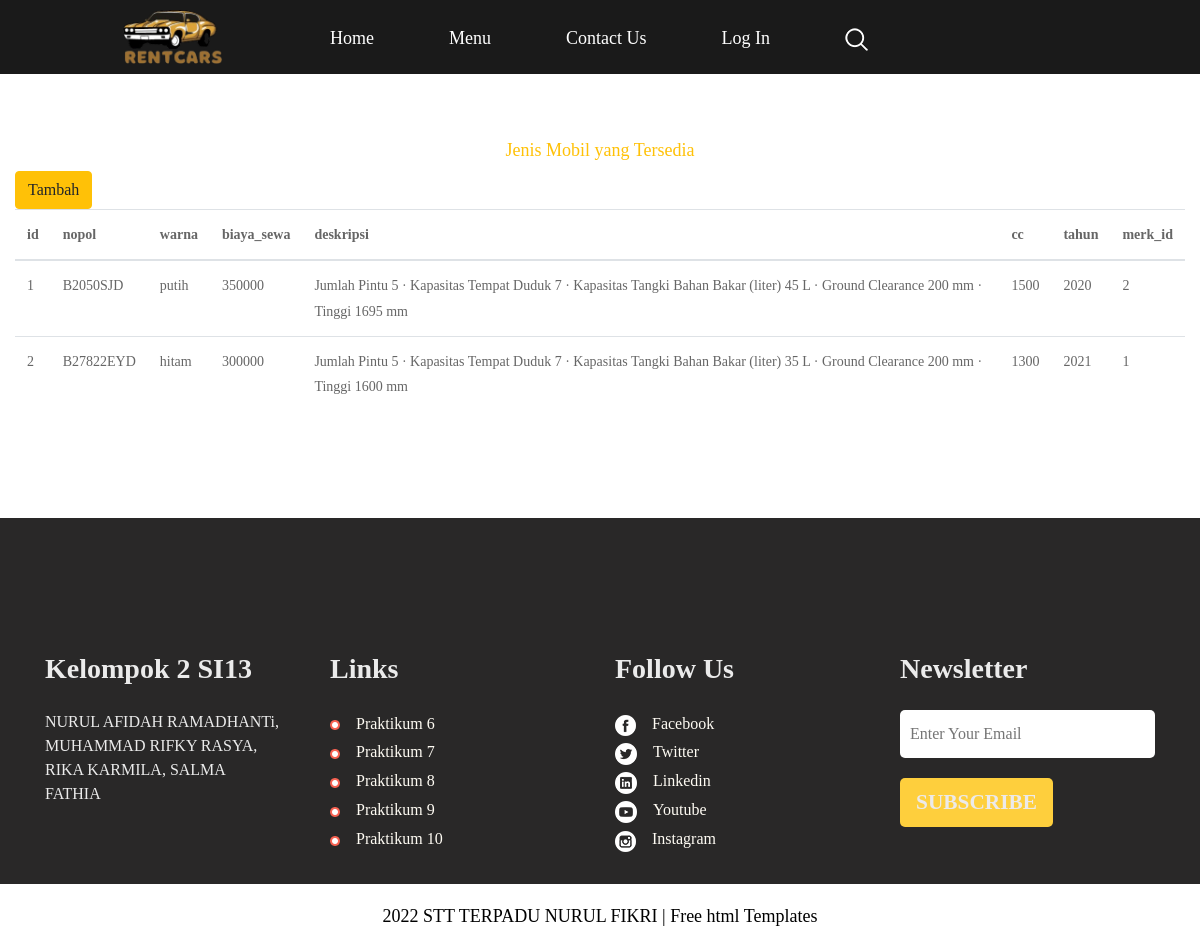
The app's page /Views/Rental/mobil.php with its own data.
### tables this page shows
CREATE TABLE `mobil` (
  `id` int(11) NOT NULL AUTO_INCREMENT,
  `nopol` varchar(20) DEFAULT NULL,
  `warna` varchar(20) DEFAULT NULL,
  `biaya_sewa` double DEFAULT NULL,
  `deskripsi` text,
  `cc` int(11) DEFAULT NULL,
  `tahun` int(11) DEFAULT NULL,
  `merk_id` int(11) NOT NULL,
  `foto` varchar(30) DEFAULT NULL,
  PRIMARY KEY (`id`),
  UNIQUE KEY `nopol_UNIQUE` (`nopol`),
  KEY `fk_produk_jenis_produk_idx` (`merk_id`),
  CONSTRAINT `fk_produk_jenis_produk` FOREIGN KEY (`merk_id`) REFERENCES `merk` (`id`) ON DELETE NO ACTION ON UPDATE NO ACTION
);

### Views/Rental/mobil.php (the view, shortened to what this page needs)
<!DOCTYPE html>
<html lang="en">
<head>
<link rel="stylesheet" type="text/css" href="css/bootstrap.min.css">
<link rel="stylesheet" type="text/css" href="css/style.css">
<link rel="stylesheet" href="css/responsive.css">
<link rel="stylesheet" href="css/jquery.mCustomScrollbar.min.css">
<link rel="stylesheet" href="https://netdna.bootstrapcdn.com/font-awesome/4.0.3/css/font-awesome.css">
<link rel="stylesheet" href="css/owl.carousel.min.css">
<link rel="stylesheet" href="css/owl.theme.default.min.css">
<link rel="stylesheet" href="https://cdnjs.cloudflare.com/ajax/libs/fancybox/2.1.5/jquery.fancybox.min.css" media="screen">
</head>
<body>
    <div id="index.html" class="header_section">
        <div class="container">
            <div class="row">
                <div class="col-sm-6 col-lg-3">
                    <div class="logo"><a href="index.html"><img style="width: 100px" src="images/logo3.png"></a></div>
                </div>
                <div class="col-sm-6 col-lg-9">
                    <div class="menu_text">
                        <ul>
                            <li><a href="index.html">Home</a></li>
                            <li>
                              <span  style="font-size:18px;cursor:pointer; color: #ffffff;" onclick="openNav()">
                                Menu
                              </span>
                            </li>
                            <li><a href="#contact">Contact Us</a></li>
                            <li><a href="login.php">Log In</a></li>
                            <li><a href="#"><img src="images/search-icon.png"></a></li>
                        </ul>
                    </div>
                </div>
            </div>
        </div>
    </div>
    <div class="container-fluid">
        <div class="row">
            <div id="mobil_table" style="margin-top: 10em;" class="col-md-12">
                <h3 class="text-center text-warning">
                    Jenis Mobil yang Tersedia
                </h3>
                <div align="left">
                    <button
                    type="button"
                    data-toggle="modal"
                    data-target="#add_data_mobil"
                    class="btn btn-warning">Tambah</button>
                </div>
                <table class="table">
                    <thead>
                        <tr>
                            <th>
                                id
                            </th>
                            <th>
                                nopol
                            </th>
                            <th>
                                warna
                            </th>
                            <th>
                                biaya_sewa
                            </th>
                            <th>
                                deskripsi
                            </th>
                            <th>
                                cc
                            </th>
                            <th>
                                tahun
                            </th>
                            <th>
                                merk_id
                            </th>
                        </tr>
                    </thead>
                    <?php
                    include "koneksi.php";
                    $id = 1;
                    $query = mysqli_query($kon, 'SELECT * FROM mobil');
                    while ($data = mysqli_fetch_array($query)) {
                    ?>
                        <tr>
                            <td><?php echo $id++ ?></td>
                            <td><?php echo $data['nopol'] ?></td>
                            <td><?php echo $data['warna'] ?></td>
                            <td><?php echo $data['biaya_sewa'] ?></td>
                            <td><?php echo $data['deskripsi'] ?></td>
                            <td><?php echo $data['cc'] ?></td>
                            <td><?php echo $data['tahun'] ?></td>
                            <td><?php echo $data['merk_id'] ?></td>
                        </tr>
                    <?php } ?>
                </table>
            </div>
        </div>
    </div>
    <div class="section_footer ">
      <div class="container">
          <div class="footer_section_2">
          <div class="footer_section_2">
            <div class="row">
                <div class="col-sm-6 col-md-6 col-lg-3">
                  <h2 class="account_text">Kelompok 2 SI13</h2>
                  <p class="ipsum_text">NURUL AFIDAH RAMADHANTi, MUHAMMAD RIFKY RASYA, RIKA KARMILA, SALMA FATHIA</p>
                </div>
                <div class="col-sm-6 col-md-6 col-lg-3">
                  <h2 class="account_text">Links</h2>
                  <div class="image-icon"><img src="images/bulit-icon.png"><span class="fb_text"><a href="https://github.com/nurulafidah/P6-OOP-Aggregation">Praktikum 6</span></a></div>
                <div class="image-icon"><img src="images/bulit-icon.png"><span class="fb_text"><a href="https://github.com/nurulafidah/P7-CI">Praktikum 7</span></a></div>
                <div class="image-icon"><img src="images/bulit-icon.png"><span class="fb_text"><a href="https://github.com/nurulafidah/P8-Form-CI">Praktikum 8</span></a></div>
                <div class="image-icon"><img src="images/bulit-icon.png"><span class="fb_text"><a href="https://github.com/nurulafidah/P9-Database">Praktikum 9</span></a></div>
                <div class="image-icon"><img src="images/bulit-icon.png"><span class="fb_text"><a href="https://github.com/nurulafidah/P10-Form-Processing">Praktikum 10</span></a></div>
                </div>
                <div class="col-sm-6 col-md-6 col-lg-3">
                <h2 class="account_text">Follow Us</h2>
                <div class="image-icon"><img src="images/fb-icon.png"><span class="fb_text"><a href="#">Facebook</a></span></div>
                <div class="image-icon"><img src="images/twitter-icon.png"><span class="fb_text"><a href="#">Twitter</a></span></div>
                <div class="image-icon"><img src="images/in-icon.png"><span class="fb_text"><a href="#">Linkedin</a></span></div>
                <div class="image-icon"><img src="images/youtube-icon.png"><span class="fb_text"><a href="#">Youtube</a></span></div>
                <div class="image-icon"><img src="images/instagram-icon.png"><span class="fb_text"><a href="#">Instagram</a></span></div>
                </div>
          <div class="col-sm-6 col-md-6 col-lg-3">
            <h2 class="adderess_text">Newsletter</h2>
            <input type="" class="email_text" placeholder="Enter Your Email" name="Enter Your Email">
            <button class="subscribr_bt">SUBSCRIBE</button>
          </div>
          </div>
          </div>
          </div>
      </div>
    </div>
  <div class="copyright_section">
    <div class="container">
      <p class="copyright">2022 STT TERPADU NURUL FIKRI | <a href="https://html.design">Free html  Templates</a></p>
    </div>
  </div>
</body>
</html>

### Views/Rental/css/style.css (style rules this page uses)
* { box-sizing: border-box !important; transition: ease all 0.5s; }
html { scroll-behavior: smooth; }
body { color: #666666; font-size: 14px; font-family: 'Times New Roman', Times, serif; line-height: 1.80857; font-weight: normal; overflow-x: hidden; }
a { color: #1f1f1f; text-decoration: none !important; outline: none !important; -webkit-transition: all .3s ease-in-out; -moz-transition: all .3s ease-in-out; -ms-transition: all .3s ease-in-out; -o-transition: all .3s ease-in-out; transition: all .3s ease-in-out; }
h1, h2, h3, h4, h5, h6 { letter-spacing: 0; font-weight: normal; position: relative; padding: 0 0 10px 0; font-weight: normal; line-height: normal; color: #111111; margin: 0 }
h2 { font-size: 22px }
h3 { font-size: 18px }
*, *::after, *::before { -webkit-box-sizing: border-box; -moz-box-sizing: border-box; box-sizing: border-box; }
ul, li, ol { margin: 0px; padding: 0px; list-style: none; }
p { margin: 20px; font-weight: 300; font-size: 15px; line-height: 24px; }
a { color: #222222; text-decoration: none; outline: none !important; }
a, .btn { text-decoration: none !important; outline: none !important; -webkit-transition: all .3s ease-in-out; -moz-transition: all .3s ease-in-out; -ms-transition: all .3s ease-in-out; -o-transition: all .3s ease-in-out; transition: all .3s ease-in-out; }
img { max-width: 100%; height: auto; }
button { border: 0; margin: 0; padding: 0; cursor: pointer; }
.header_section { width: 100%; float: left; background-color: #1a1a1a; height: auto; padding-top: 10px; padding-bottom: 10px; position: fixed; z-index: 01; }
.logo { width: 100%; float: left; text-align: center; }
.menu_text { float: left; width: auto; }
.menu_text ul { margin: 0px; padding: 0px; }
.menu_text li { float: left; padding-right: 75px; font-size: 18px; color: #ffffff; padding-top: 12px; }
.menu_text li a { color: #ffffff; }
.account_text { width: 100%; float: left; font-size: 28px; color: #ebebeb; font-weight: bold; padding: 25px 0px; }
.image-icon { width: 100%; float: left; }
.fb_text { font-size: 12pt; color: #ebebeb; padding-left: 16px; }
.fb_text a { color: #fffcf4; }
.adderess_text { width: 100%; float: left; font-size: 28px; color: #ebebeb; font-weight: bold; padding: 25px 0px; }
.footer_section_2 { width: 100%; float: left; padding-top: 40px; }
.section_footer { width: 100%; float: left; background-color: #292828; height: auto; padding-top: 30px; padding-bottom: 30px; margin-top: 90px; }
.ipsum_text { font-size: 12pt; color: #ebebeb; margin-left: 0px; }
.email_text { width: 100%; float: left; font-size: 12pt; color: #eceaea; background-color: #ffffff; padding: 10px; border-radius: 5px; border: 0px; }
.subscribr_bt { width: 60%; float: left; font-size: 16pt; color: #eceaea; background-color: #fecf3d; padding: 5px 0px; border: 0px; text-align: center; margin-top: 20px; font-weight: 600; border-radius: 5px; }
.copyright_section { width: 100%; float: left; background-color: #ffffff; height: auto; }
.copyright { width: 100%; float: left; font-size: 18px; color: #000; text-align: center; margin-left: 0; }
.copyright a { color: #000; }

### records on screen
mobil: nopol "B2050SJD", warna "putih", biaya_sewa "350000", deskripsi "Jumlah Pintu 5 · Kapasitas Tempat Duduk 7 · Kapasitas Tangki Bahan Bakar (liter) 45 L · Ground Clearance 200 mm · Tinggi 1695 mm", cc "1500", tahun "2020", merk "2"
mobil: nopol "B27822EYD", warna "hitam", biaya_sewa "300000", deskripsi "Jumlah Pintu 5 · Kapasitas Tempat Duduk 7 · Kapasitas Tangki Bahan Bakar (liter) 35 L · Ground Clearance 200 mm · Tinggi 1600 mm", cc "1300", tahun "2021", merk "1"
